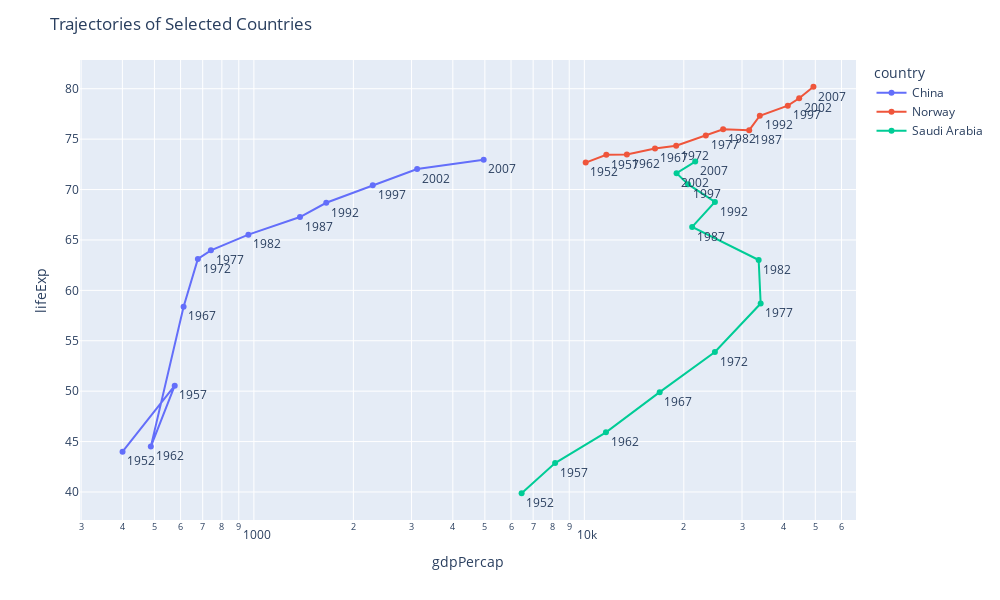

Notebook cell for this chart:
### Markdown cell above
One should improve the chart below by providing better labels and titles

### Code cell
# visuals constructed based on info 
# https://plotly.com/python/line-and-scatter/
# https://plotly.com/python/marker-style/ 

tmp = df.query("country in ['Norway',   'China', 'Saudi Arabia']")

fig = px.line(tmp, x="gdpPercap", y="lifeExp", 
              color="country", 
              log_x=True, 
              text="year",
              )

fig.update_traces(textposition="bottom right")
fig.update_layout(height=600, width=1000, title_text="Trajectories of Selected Countries")
fig.show()

### Figure 1 — Plotly figure (JSON) as saved in the notebook; plotly's stock layout.template omitted (floating-point values rounded to 4 significant figures)
{"data": [{"hovertemplate": "country=China<br>gdpPercap=%{x}<br>lifeExp=%{y}<br>year=%{text}<extra></extra>", "legendgroup": "China", "line": {"color": "#636efa", "dash": "solid"}, "marker": {"symbol": "circle"}, "mode": "lines+markers+text", "name": "China", "orientation": "v", "showlegend": true, "text": [1952, 1957, 1962, 1967, 1972, 1977, 1982, 1987, 1992, 1997, 2002, 2007], "textposition": "bottom right", "type": "scatter", "x": [400.4, 576.0, 487.7, 612.7, 676.9, 741.2, 962.4, 1379.0, 1656.0, 2289.0, 3119.0, 4959.0], "xaxis": "x", "y": [44, 50.55, 44.5, 58.38, 63.12, 63.97, 65.53, 67.27, 68.69, 70.43, 72.03, 72.96], "yaxis": "y"}, {"hovertemplate": "country=Norway<br>gdpPercap=%{x}<br>lifeExp=%{y}<br>year=%{text}<extra></extra>", "legendgroup": "Norway", "line": {"color": "#EF553B", "dash": "solid"}, "marker": {"symbol": "circle"}, "mode": "lines+markers+text", "name": "Norway", "orientation": "v", "showlegend": true, "text": [1952, 1957, 1962, 1967, 1972, 1977, 1982, 1987, 1992, 1997, 2002, 2007], "textposition": "bottom right", "type": "scatter", "x": [10100.0, 11650.0, 13450.0, 16360.0, 18970.0, 23310.0, 26300.0, 31540.0, 33970.0, 41280.0, 44680.0, 49360.0], "xaxis": "x", "y": [72.67, 73.44, 73.47, 74.08, 74.34, 75.37, 75.97, 75.89, 77.32, 78.32, 79.05, 80.2], "yaxis": "y"}, {"hovertemplate": "country=Saudi Arabia<br>gdpPercap=%{x}<br>lifeExp=%{y}<br>year=%{text}<extra></extra>", "legendgroup": "Saudi Arabia", "line": {"color": "#00cc96", "dash": "solid"}, "marker": {"symbol": "circle"}, "mode": "lines+markers+text", "name": "Saudi Arabia", "orientation": "v", "showlegend": true, "text": [1952, 1957, 1962, 1967, 1972, 1977, 1982, 1987, 1992, 1997, 2002, 2007], "textposition": "bottom right", "type": "scatter", "x": [6460.0, 8158.0, 11630.0, 16900.0, 24840.0, 34170.0, 33690.0, 21200.0, 24840.0, 20590.0, 19010.0, 21650.0], "xaxis": "x", "y": [39.88, 42.87, 45.91, 49.9, 53.89, 58.69, 63.01, 66.3, 68.77, 70.53, 71.63, 72.78], "yaxis": "y"}], "layout": {"height": 600, "legend": {"title": {"text": "country"}, "tracegroupgap": 0}, "margin": {"t": 60}, "title": {"text": "Trajectories of Selected Countries"}, "width": 1000, "xaxis": {"anchor": "y", "domain": [0, 1], "title": {"text": "gdpPercap"}, "type": "log"}, "yaxis": {"anchor": "x", "domain": [0, 1], "title": {"text": "lifeExp"}}}}
